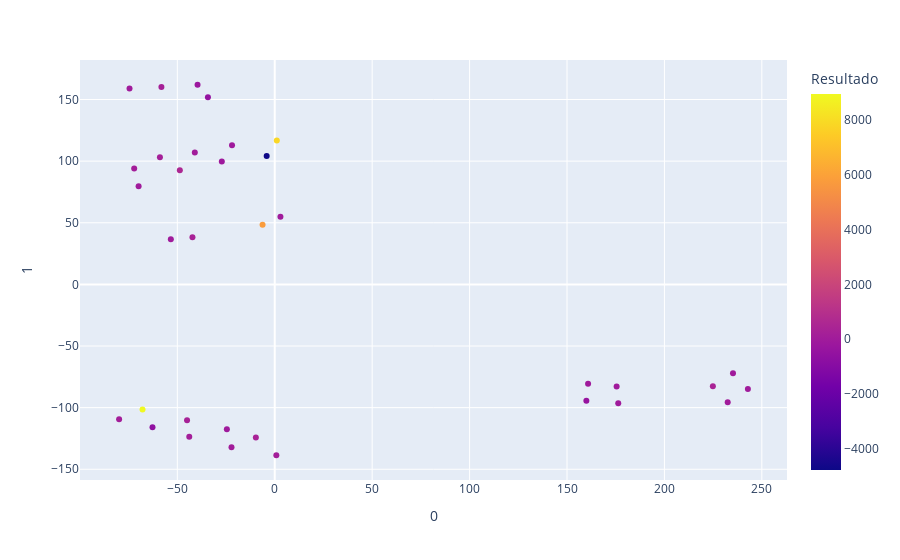

This figure's notebook cell:
### Code cell
tsne = TSNE(perplexity=5)
df_t = tsne.fit_transform(df_poly_selected)
df_t = pd.concat([pd.DataFrame(df_t), resid.reset_index(drop=True)], axis=1)
px.scatter(df_t, x=0, y=1, color="Resultado")

### Figure 1 — Plotly figure (JSON) as saved in the notebook; plotly's stock layout.template omitted (floating-point values rounded to 4 significant figures)
{"data": [{"hovertemplate": "0=%{x}<br>1=%{y}<br>Resultado=%{marker.color}<extra></extra>", "legendgroup": "", "marker": {"color": [161.0, 227.6, -18.93, 281.4, -41.89, 22.29, 23.31, 143.8, 49.94, -204.9, 124.2, 2.958, -91.77, -28.63, -84.33, 0, -80.13, -1.282, -38.99, -4.7, 106.9, -386.0, 338.3, 539.2, 332.9, -1.963, 104.3, -487.1, -4772.0, -629.2, 391.6, 8941.0, 7823.0, 5759.0], "coloraxis": "coloraxis", "symbol": "circle"}, "mode": "markers", "name": "", "orientation": "v", "showlegend": false, "type": "scatter", "x": [-58.92, -58.17, 235.2, -45.01, 160.8, 232.5, -22.19, -43.87, -41.03, -39.62, 0.821, 176.3, -27.17, -53.33, -21.93, 242.8, -24.58, -74.53, 175.5, 2.922, -79.88, 159.9, -9.698, -48.71, -42.23, -69.88, -72.13, -34.3, -4.14, -62.74, 224.9, -67.86, 1.057, -6.251], "xaxis": "x", "y": [103.2, 160.2, -72.0, -110.3, -80.61, -95.58, -132.2, -123.6, 106.9, 162.0, -138.6, -96.36, 99.75, 36.69, 112.8, -84.85, -117.5, 158.9, -82.75, 54.8, -109.5, -94.37, -124.3, 92.68, 38.28, 79.57, 93.98, 151.9, 104.2, -115.8, -82.62, -101.4, 116.8, 48.43], "yaxis": "y"}], "layout": {"coloraxis": {"colorbar": {"title": {"text": "Resultado"}}, "colorscale": [[0, "#0d0887"], [0.1111, "#46039f"], [0.2222, "#7201a8"], [0.3333, "#9c179e"], [0.4444, "#bd3786"], [0.5556, "#d8576b"], [0.6667, "#ed7953"], [0.7778, "#fb9f3a"], [0.8889, "#fdca26"], [1, "#f0f921"]]}, "legend": {"tracegroupgap": 0}, "margin": {"t": 60}, "xaxis": {"anchor": "y", "domain": [0, 1], "title": {"text": "0"}}, "yaxis": {"anchor": "x", "domain": [0, 1], "title": {"text": "1"}}}}
